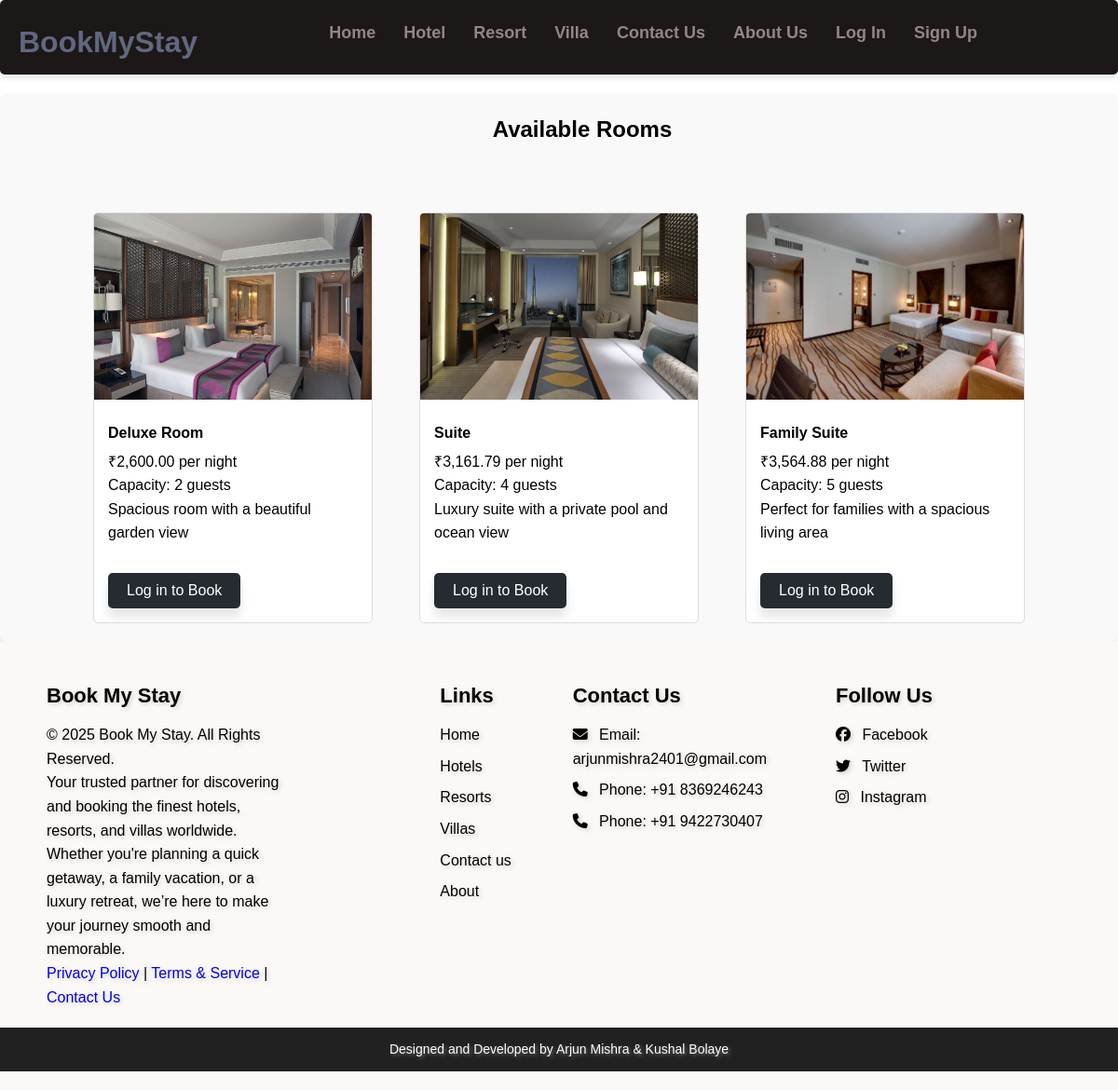
Page /rooms.php?id=1 on the committed database.
### tables this page shows
CREATE TABLE `rooms1` (
  `room_id` int(11) NOT NULL,
  `hotel_id` int(11) NOT NULL,
  `hotel_name` varchar(255) NOT NULL,
  `room_type` varchar(255) NOT NULL,
  `price_per_night` decimal(10,2) NOT NULL,
  `capacity` int(11) DEFAULT 1,
  `description` text DEFAULT NULL,
  `image_url` varchar(255) NOT NULL,
  `360_image_url` varchar(255) NOT NULL,
  `created_at` timestamp NOT NULL DEFAULT current_timestamp()
);

### rooms.php (the view, shortened to what this page needs)
<!DOCTYPE html>
<html lang="en">
<head>
  <link rel="stylesheet" href="styles.css">
</head>
<body>
  <?php include './includes/header.php'; ?>
    <?php
    if (isset($_GET['id'])) {
        $hotelId = $_GET['id'];
        $query = "SELECT * FROM rooms1 WHERE hotel_id = $hotelId";
        $result = mysqli_query($conn, $query);
        $rooms = mysqli_fetch_all($result, MYSQLI_ASSOC);
        if ($rooms) {
            ?>
            <!DOCTYPE html>
                <html lang="en">
                <head>
                </head>
                <body>
                    <div class="room-types-section">
                        <h3>Available Rooms</h3>
                        <?php if (!empty($rooms)): ?>
                            <ul>
                                <?php foreach ($rooms as $room): ?>
                                    <li>
                                        <img src="<?php echo htmlspecialchars($room['image_url']); ?>" alt="<?php echo htmlspecialchars($room['room_type']); ?>">
                                        <div class="room-info">
                                            <strong><?php echo htmlspecialchars($room['room_type']); ?></strong>
                                            ₹<?php echo number_format($room['price_per_night'], 2); ?> per night<br>
                                            Capacity: <?php echo htmlspecialchars($room['capacity']); ?> guests<br>
                                            <?php echo htmlspecialchars($room['description']); ?>
                                        </div>
                                        <div><?php
                                        if (isset($_SESSION['username'])) {
                                            echo '<a href="book.php?room_id=' . $room['room_id'] . '"><button class="book-now-btn">Book Now</button></a>';
                                            echo '<button class="book-now-btn"><a class="view-360" data-url="web/web/index.php?360_image_url=' . urlencode($room['360_image_url']) . '" >View 360</a></button>';
                                        } else {
                                            echo '<a href="login.php"><button class="book-now-btn">Log in to Book</button></a>';
                                        }?>
                                        </div>
                                    </li>
                                <?php endforeach; ?>
                            </ul>
                        <?php else: ?>
                            <p>No room types available for this hotel.</p>
                        <?php endif; ?>
                    </div>
                </body>
                </html>
                <?php
                } else {
                    echo "<p>Room details not found.</p>";
                }
            } else {
                echo "<p>Invalid Room ID.</p>";
            }
            ?>
  <?php include './includes/footer.php'; ?>
</body>
</html>

### styles.css (style rules this page uses)
body { font-family: Arial, sans-serif; margin: 0; padding: 0; box-sizing: border-box; margin-top: 100px; }
button { padding: 10px 20px; background-color:#22c55e; color: white; border: none; border-radius: 4px; cursor: pointer; margin-top: 10px; }

### assets/css/styles.css (style rules this page uses)
* { margin: 0; padding: 0; box-sizing: border-box; }
body { font-family: Arial, sans-serif; line-height: 1.6; }

### rooms.php (style rules this page uses)
body { font-family: Arial, sans-serif; }
.room-types-section { padding: 20px; background-color: #f9f9f9; border-radius: 8px; margin-top: 20px; align-items : center; box-shadow : 0px 10px 12px rgba(0, 0, 0.1, 0.1); }
.room-types-section h3 { text-align: center; margin-bottom: 15px; font-size: 1.5rem; margin-left : 50px; }
.room-types-section ul { list-style-type: none; padding: 0; display: flex; flex-wrap: wrap; gap: 50px; margin-top : 70px; justify-content: center; align-items: center; }
.room-types-section li { width: 300px; border: 1px solid #ddd; border-radius: 5px; overflow: hidden; background-color: #fff; }
.room-types-section img { width: 100%; height: 200px; object-fit: cover; }
.room-info { padding: 15px; align-items: center; }
.room-info strong { display: block; margin-bottom: 5px; }
.book-now-btn { align-items: center; background-color: #262b31; color: white; padding: 10px 20px; border: none; border-radius: 5px; cursor: pointer; font-size: 16px; transition: background-color 0.3s; margin : 15px; box-shadow : 0px 10px 12px rgba(0, 0, 0.1, 0.1); }
a { text-decoration : none; }

### rows in the picture
rooms1: image_url (picture), room_type "Deluxe Room", price_per_night "2,600.00", capacity "2", description "Spacious room with a beautiful garden view"
rooms1: image_url (picture), room_type "Suite", price_per_night "3,161.79", capacity "4", description "Luxury suite with a private pool and ocean view"
rooms1: image_url (picture), room_type "Family Suite", price_per_night "3,564.88", capacity "5", description "Perfect for families with a spacious living area"
